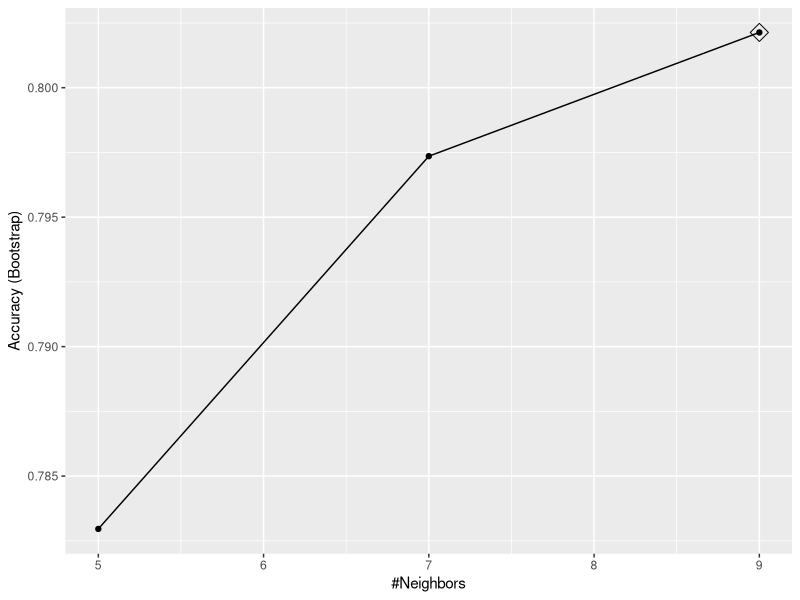
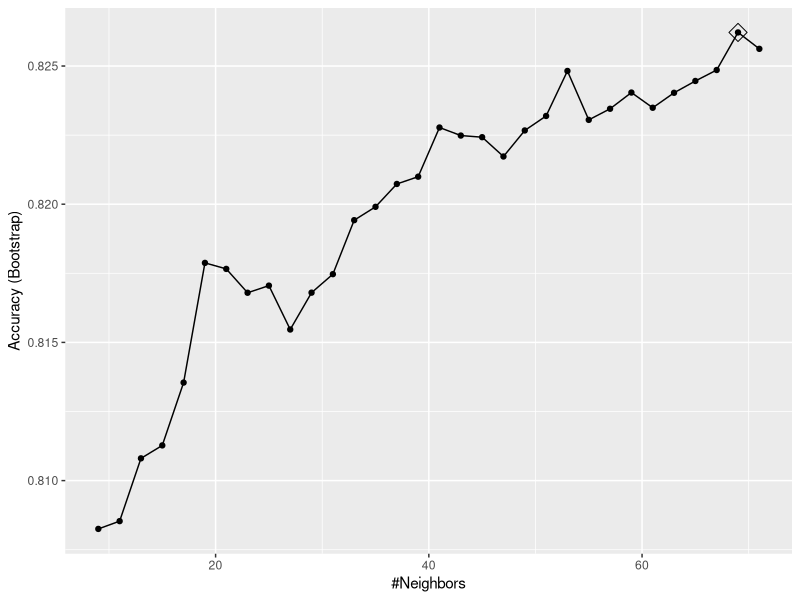
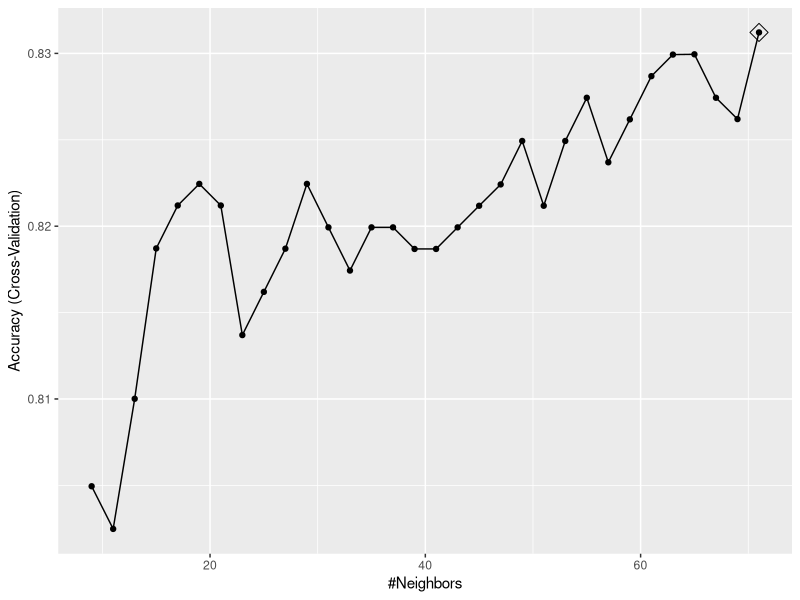
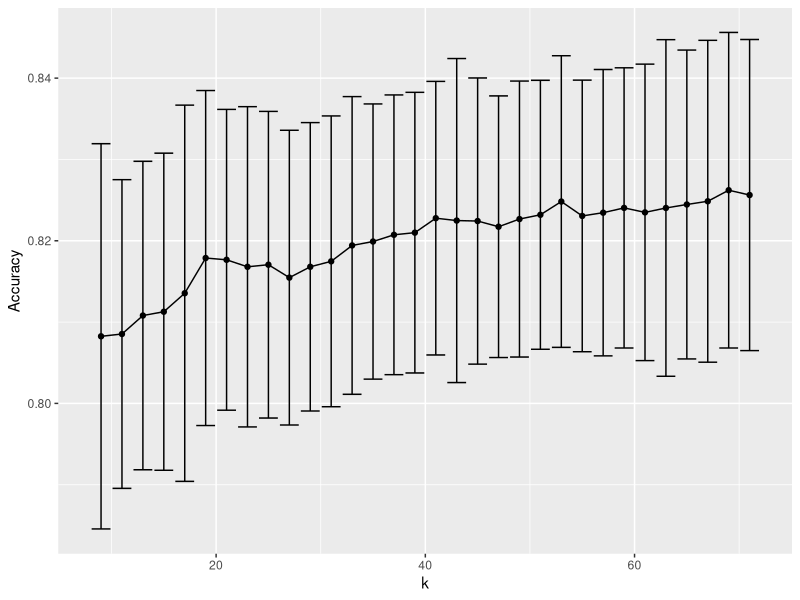
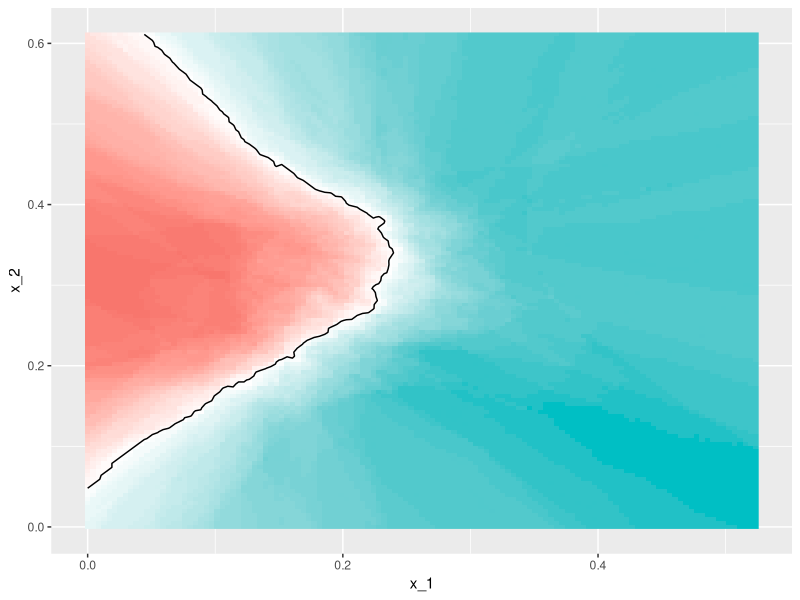
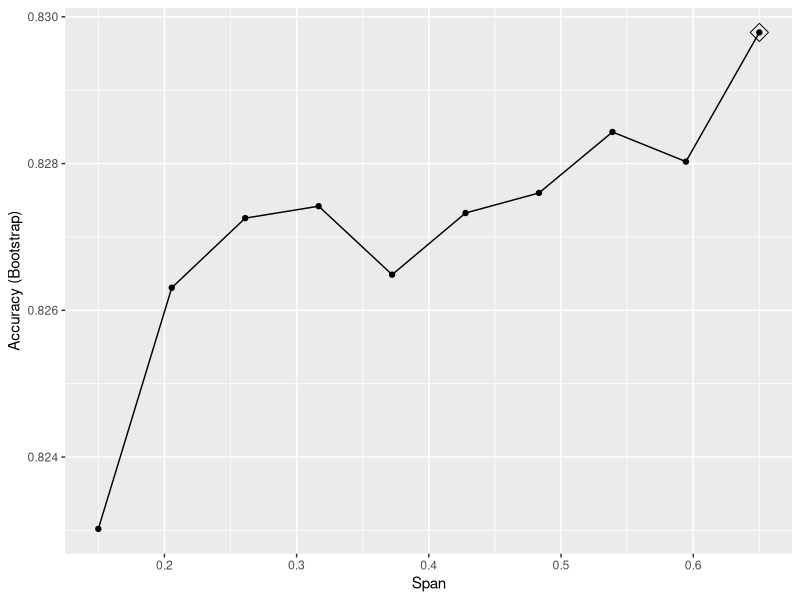
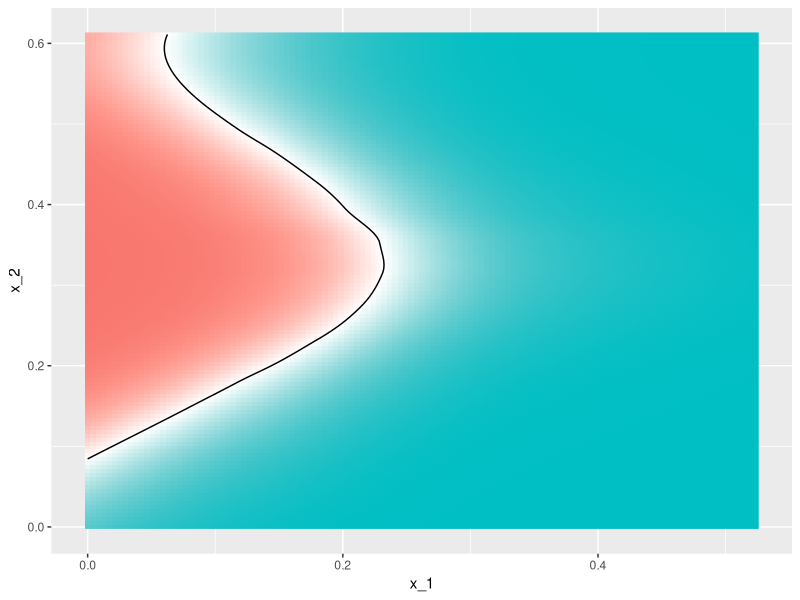

The R script that drew these images, in order:
library(tidyverse)
library(dslabs)
data("mnist_27")

library(caret)
train_glm <- train(y ~ ., method = "glm", data = mnist_27$train)
train_knn <- train(y ~ ., method = "knn", data = mnist_27$train)

y_hat_glm <- predict(train_glm, mnist_27$test, type = "raw")
y_hat_knn <- predict(train_knn, mnist_27$test, type = "raw")

confusionMatrix(y_hat_glm, mnist_27$test$y)$overall[["Accuracy"]]
confusionMatrix(y_hat_knn, mnist_27$test$y)$overall[["Accuracy"]]

#Tuning Parameters with Caret
getModelInfo("knn")
modelLookup("knn")

train_knn <- train(y ~ ., method = "knn", data = mnist_27$train)
ggplot(train_knn, highlight = TRUE)

train_knn <- train(y ~ ., method = "knn", 
                   data = mnist_27$train,
                   tuneGrid = data.frame(k = seq(9, 71, 2)))
ggplot(train_knn, highlight = TRUE)
train_knn$bestTune
train_knn$finalModel
confusionMatrix(predict(train_knn, mnist_27$test, type = "raw"),
                mnist_27$test$y)$overall["Accuracy"]

control <- trainControl(method = "cv", number = 10, p = .9)
train_knn_cv <- train(y ~ ., method = "knn", 
                      data = mnist_27$train,
                      tuneGrid = data.frame(k = seq(9, 71, 2)),
                      trControl = control)
ggplot(train_knn_cv, highlight = TRUE)

train_knn$results %>% 
  ggplot(aes(x = k, y = Accuracy)) +
  geom_line() +
  geom_point() +
  geom_errorbar(aes(x = k, 
                    ymin = Accuracy - AccuracySD,
                    ymax = Accuracy + AccuracySD))

plot_cond_prob <- function(p_hat=NULL){
  tmp <- mnist_27$true_p
  if(!is.null(p_hat)){
    tmp <- mutate(tmp, p=p_hat)
  }
  tmp %>% ggplot(aes(x_1, x_2, z=p, fill=p)) +
    geom_raster(show.legend = FALSE) +
    scale_fill_gradientn(colors=c("#F8766D","white","#00BFC4")) +
    stat_contour(breaks=c(0.5),color="black")
}

plot_cond_prob(predict(train_knn, mnist_27$true_p, type = "prob")[,2])

install.packages("gam")
modelLookup("gamLoess")

grid <- expand.grid(span = seq(0.15, 0.65, len = 10), degree = 1)

train_loess <- train(y ~ ., 
                     method = "gamLoess",
                     tuneGrid=grid,
                     data = mnist_27$train)
ggplot(train_loess, highlight = TRUE)

confusionMatrix(data = predict(train_loess, mnist_27$test), 
                reference = mnist_27$test$y)$overall["Accuracy"]

p1 <- plot_cond_prob(predict(train_loess, mnist_27$true_p, type = "prob")[,2])
p1
